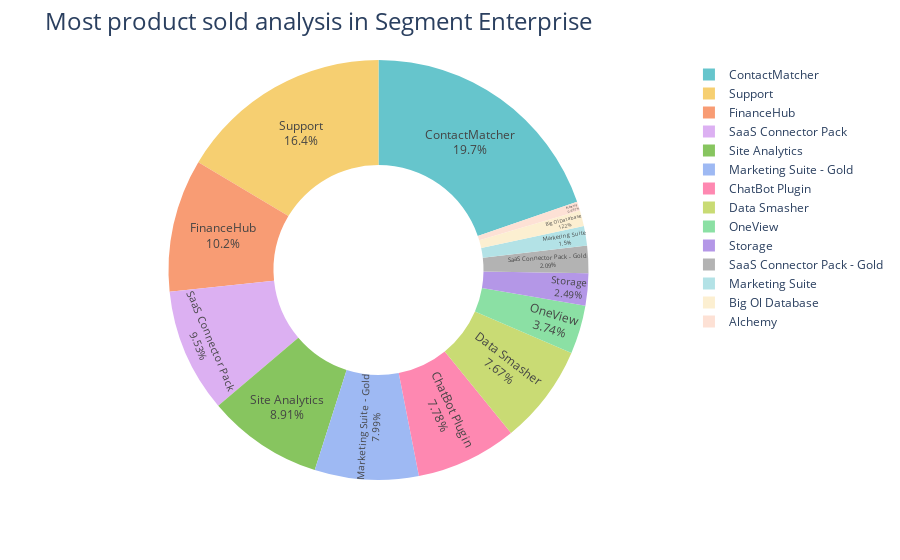

This figure's notebook cell:
### Code cell
dfSegment_Product_Enterprise = dfSegment_Product[dfSegment_Product['Segment']=='Enterprise'].sort_values('Quantity',ascending=False)
fig = px.pie(dfSegment_Product_Enterprise, 
             values='Quantity', 
             names='Product', 
             hole=0.5, 
             color_discrete_sequence=px.colors.qualitative.Pastel)

fig.update_traces(textposition='inside', textinfo='percent+label')
fig.update_layout(title_text='Most product sold analysis in Segment Enterprise', title_font=dict(size=24))

fig.show()

### Figure 1 — Plotly figure (JSON) as saved in the notebook; plotly's stock layout.template omitted (floating-point values rounded to 4 significant figures)
{"data": [{"domain": {"x": [0, 1], "y": [0, 1]}, "hole": 0.5, "hovertemplate": "Product=%{label}<br>Quantity=%{value}<extra></extra>", "labels": ["ContactMatcher", "Support", "FinanceHub", "SaaS Connector Pack", "Site Analytics", "Marketing Suite - Gold", "ChatBot Plugin", "Data Smasher", "OneView", "Storage", "SaaS Connector Pack - Gold", "Marketing Suite", "Big Ol Database", "Alchemy"], "legendgroup": "", "name": "", "showlegend": true, "textinfo": "percent+label", "textposition": "inside", "type": "pie", "values": [1331, 1107, 690, 643, 601, 539, 525, 517, 252, 168, 141, 101, 82, 47]}], "layout": {"legend": {"tracegroupgap": 0}, "margin": {"t": 60}, "piecolorway": ["rgb(102, 197, 204)", "rgb(246, 207, 113)", "rgb(248, 156, 116)", "rgb(220, 176, 242)", "rgb(135, 197, 95)", "rgb(158, 185, 243)", "rgb(254, 136, 177)", "rgb(201, 219, 116)", "rgb(139, 224, 164)", "rgb(180, 151, 231)", "rgb(179, 179, 179)"], "title": {"font": {"size": 24}, "text": "Most product sold analysis in Segment Enterprise"}}}
